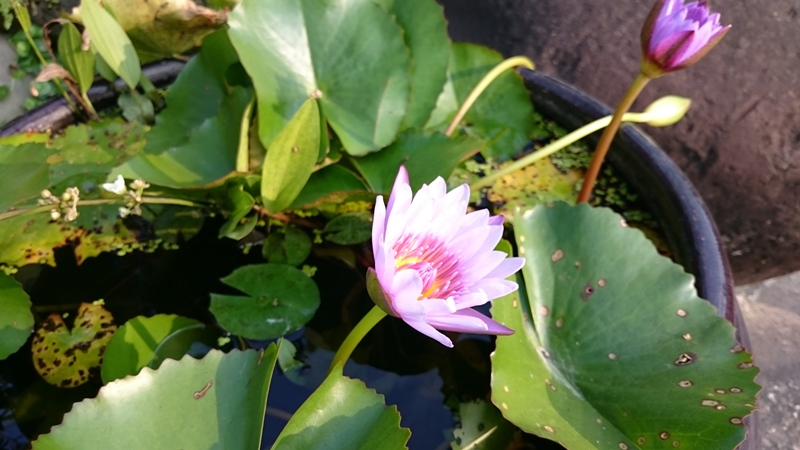
#> input picture opencv課程/綠色改成黃色/sample.jpg, 800 x 450 px
$ python '綠色改成黃色.py'
#> lines starting #> are read from the running program, lines starting #| are printed output that depends on the picture
import numpy as np
import cv2
import math

refBlue = 0
refGreen = 255
refRed = 0

targetBlue = 0
targetGreen = 255
targetRed = 255

TH = 200

def Eucledian_Distance(b, g, r):
	return math.sqrt( (b-refBlue)*(b-refBlue) + (g-refGreen)*(g-refGreen) + (r-refRed)*(r-refRed))

def ColorDetection():
	for i in range(rows):
		for j in range(cols):
			error=Eucledian_Distance(frame[i][j][0],frame[i][j][1], frame[i][j][2])
			if error < TH:
				frame[i][j][0]=targetBlue
				frame[i][j][1]=targetGreen
				frame[i][j][2]=targetRed

frame = cv2.imread('sample.jpg')
#> frame is the input picture: shape (450, 800, 3); mean B, G, R 69.7, 105.1, 95.9
rows,cols,channels = frame.shape
#> rows = 450; cols = 800; channels = 3
frame2=frame.copy()
ColorDetection()
#> after the loop in ColorDetection, `for i in range(rows):`:
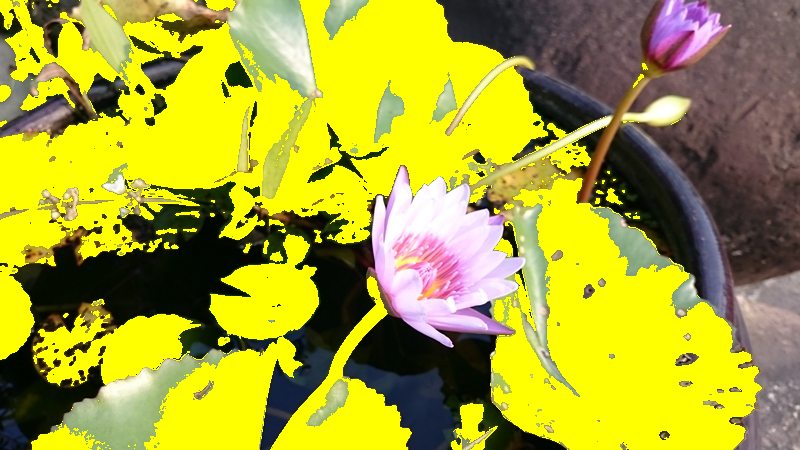
#> frame: shape (450, 800, 3); mean B, G, R 47, 164.5, 168.4
cv2.imshow('Original',frame2)
cv2.imshow('Color Detection',frame)

cv2.waitKey(0)
cv2.destroyAllWindows()
